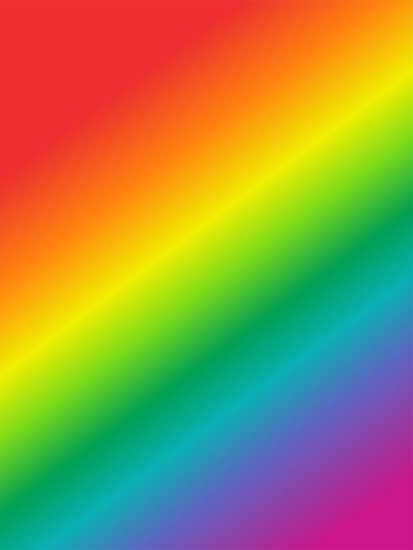
#> input picture DATA/rainbow.jpg, 413 x 550 px
$ jupyter execute 31_Histograms.ipynb
#> lines starting #> are read from the running program, lines starting #| are printed output that depends on the picture
[cell 1]
import cv2
import numpy as np
import matplotlib.pyplot as plt

[cell 2]
rainbow=cv2.imread('../DATA/rainbow.jpg')
#> rainbow is the input picture: shape (550, 413, 3); mean B, G, R 72.8, 142.3, 152.3
show_rainbow=cv2.cvtColor(rainbow,cv2.COLOR_BGR2RGB)

[cell 3]
img=rainbow
img.shape
#> Out = (550, 413, 3)

[cell 4]
img.shape[:1]
#> Out = (550,)

[cell 5]
mask=np.zeros(img.shape[:2],np.uint8)

[cell 6]
#plt.imshow(mask,cmap='gray')
mask[300:400,100:400]=255

[cell 7]
plt.imshow(mask,cmap='gray')
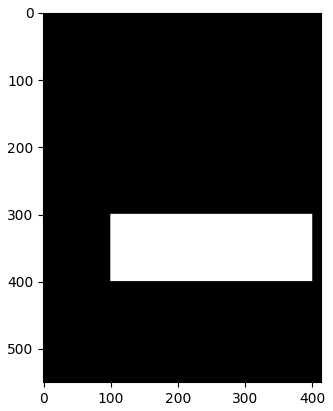
#> figure drawn by matplotlib, 1 panel

[cell 8]
masked_img=cv2.bitwise_and(img,img,mask=mask)
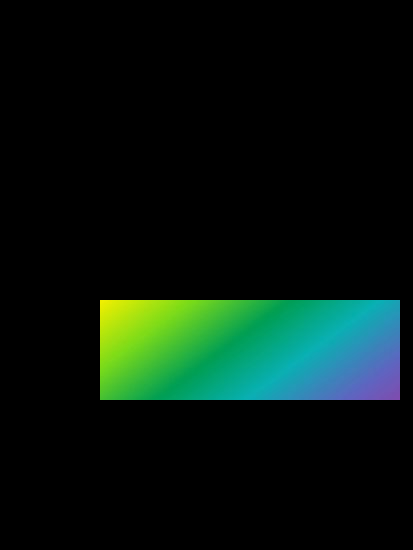
#> masked_img: shape (550, 413, 3); mean B, G, R 14.7, 22.5, 6.8

[cell 9]
show_masked_img=cv2.bitwise_and(show_rainbow,show_rainbow,mask=mask)

[cell 10]
plt.imshow(show_masked_img)

[cell 11]
# B G R
hist_mask_values_red=cv2.calcHist([rainbow],channels=[2],mask=mask, histSize=[256], ranges=[0,256])
#> hist_mask_values_red = 256 values, max 1332 at index 1, min 0 at index 221, mean 117.2

[cell 12]
hist_values_red=cv2.calcHist([rainbow],channels=[2],mask=None, histSize=[256], ranges=[0,256])
#> hist_values_red = 256 values, max 20471 at index 236, min 70 at index 226, mean 887.3

[cell 13]
plt.plot(hist_mask_values_red)
plt.title('RED HISTOGRAM FOR MASKED RAINBOW')
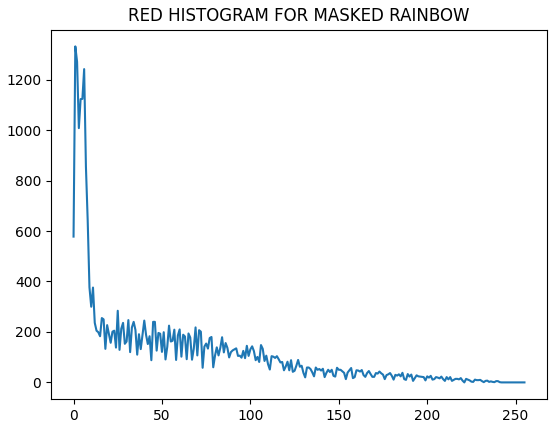
#> figure drawn by matplotlib, 1 panel; curve peaks at x = 1, y = 1332

[cell 14]
plt.plot(hist_values_red)
plt.title('RED HISTOGRAM FOR NORMAL RAINBOW')
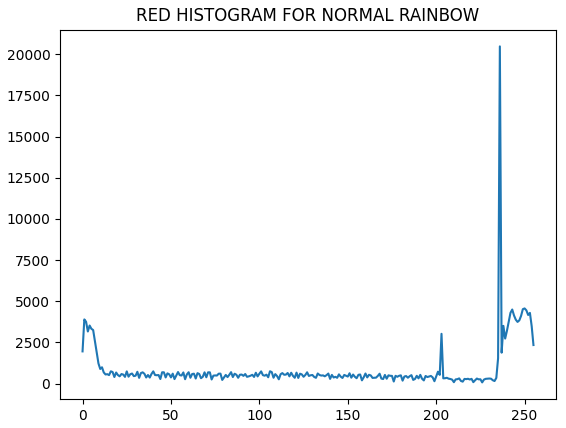
#> figure drawn by matplotlib, 1 panel; curve peaks at x = 236, y = 20471
